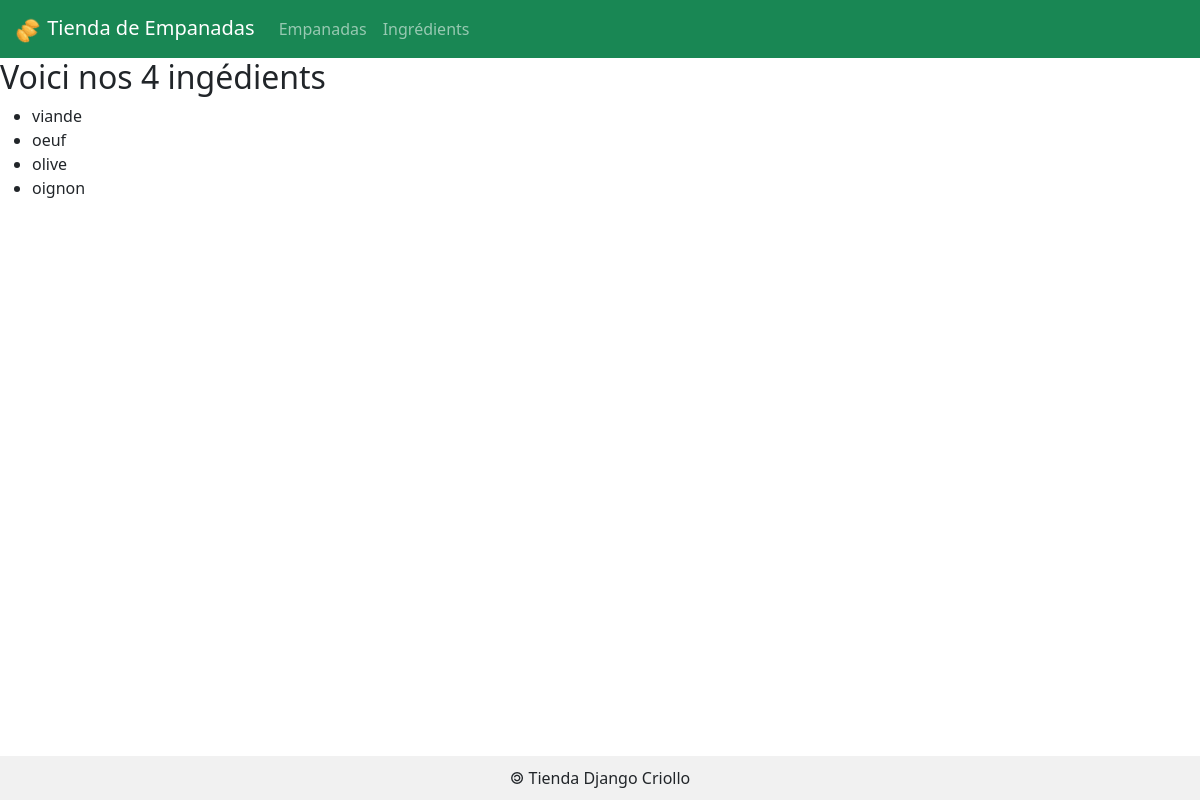
The page /ingredients/ on the database as committed earlier.
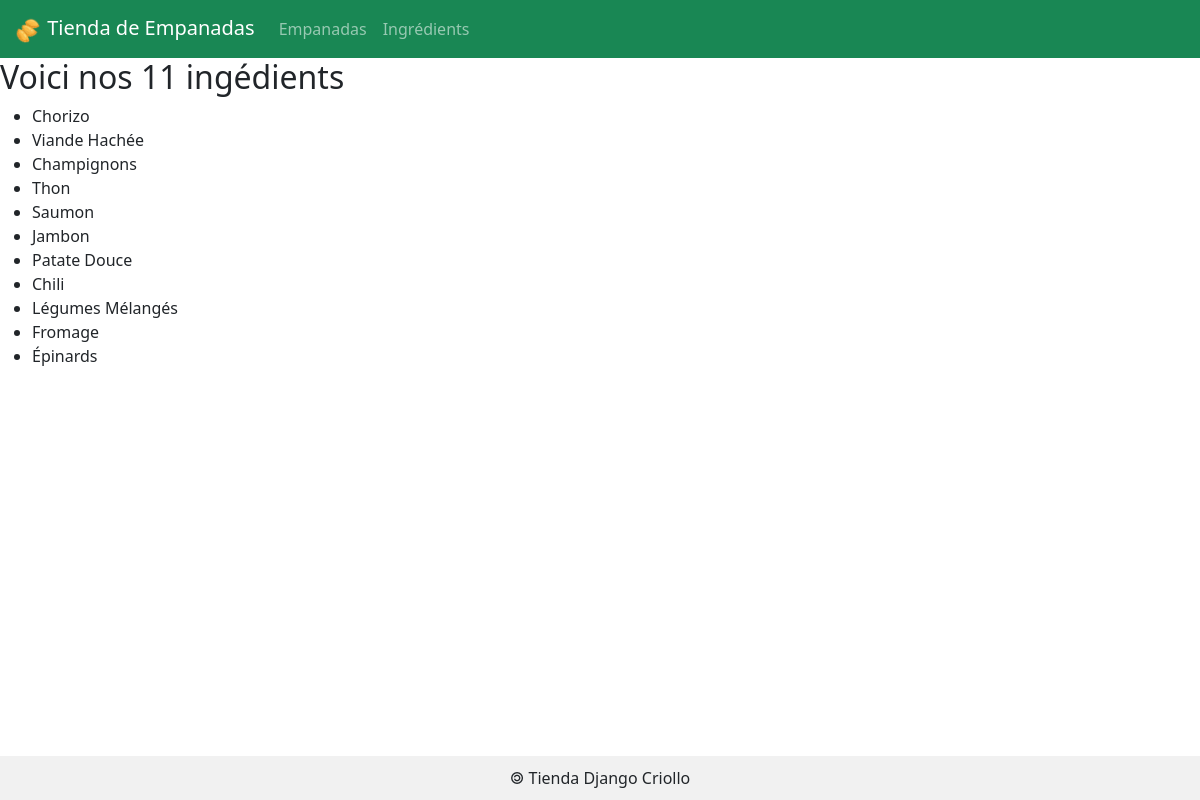
The same page on the database as committed later.
### empanadas/models.py (models this page shows)
class Ingredient(models.Model) :
    idIngredient = models.AutoField( primary_key = True )
    nomIngredient = models.CharField( max_length = 50 )
    def __str__(self) :
        return self.nomIngredient

### empanadas/views.py (the view)
# urls.py: path('ingredients/', views.ingredients),
def ingredients(request):
    lesIngredients = Ingredient.objects.all()
    return render(request, 'empanadas/ingredients.html',{'ingredients' : lesIngredients} )

### empanadas/templates/empanadas/ingredients.html (shortened to what this page needs)
{% extends 'empanadas/base.html' %}
{% block main %}
<h2>Voici nos {{ingredients|length}} ingédients</h2>
<ul>
        {% for ing in ingredients %}
        <li>{{ing}}</li>
        {% endfor %}
</ul>
{% endblock %}

Rows that differ between the two databases and show on the page:
changed Ingredient: nomIngredient "viande" → "Chorizo"
changed Ingredient: nomIngredient "oeuf" → "Viande Hachée"
changed Ingredient: nomIngredient "olive" → "Champignons"
changed Ingredient: nomIngredient "oignon" → "Thon"
added Ingredient: nomIngredient "Saumon"
added Ingredient: nomIngredient "Jambon"
added Ingredient: nomIngredient "Patate Douce"
added Ingredient: nomIngredient "Chili"
added Ingredient: nomIngredient "Légumes Mélangés"
added Ingredient: nomIngredient "Fromage"
added Ingredient: nomIngredient "Épinards"
Other text that changed with them:
{{ ingredients|length }}: "4" → "11"
